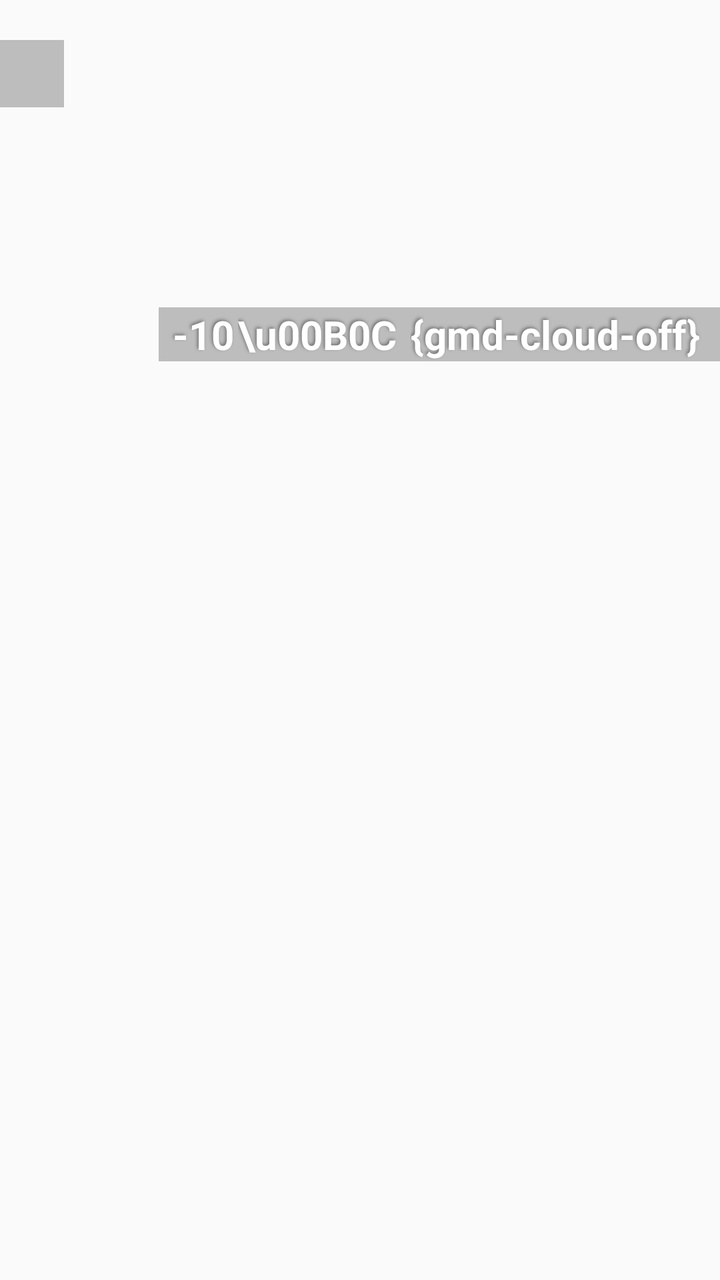
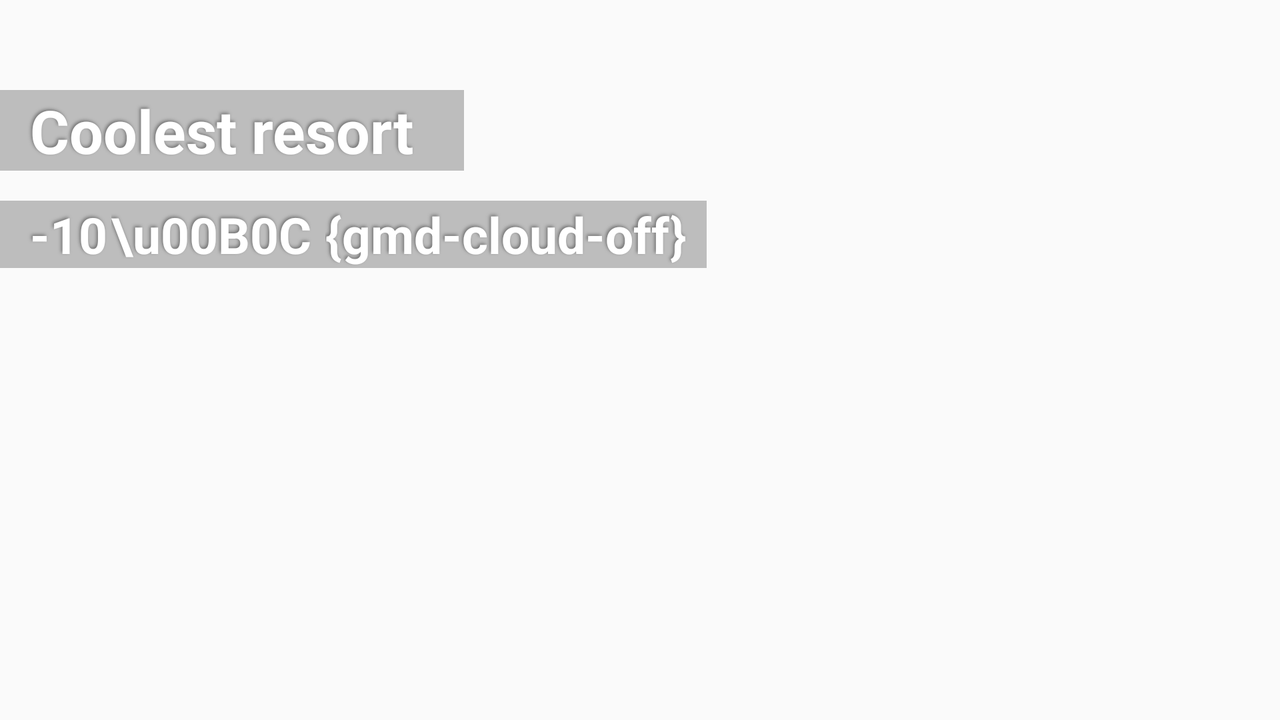

An Android layout and its configuration variant, each rendered on a device that would load it. The default file and the variant file are quoted in full after the pictures.
<!-- AndroidManifest.xml: application theme AppTheme -->
<!-- res/layout/each_list_item.xml -->
<?xml version="1.0" encoding="utf-8"?>
<RelativeLayout xmlns:android="http://schemas.android.com/apk/res/android"
    xmlns:app="http://schemas.android.com/apk/res-auto"
    android:orientation="horizontal"
    android:layout_width="match_parent"
    android:layout_height="match_parent">

    <ImageView
        android:id="@+id/resortThumbnail"
        android:layout_width="match_parent"
        android:layout_height="wrap_content"
        android:layout_alignParentLeft="true"
        android:adjustViewBounds="true"
        android:scaleType="fitCenter"
        />

        <TextView
            android:layout_marginTop="20dp"
            android:id="@+id/resortTitle"
            android:layout_width="wrap_content"
            android:layout_height="wrap_content"
            android:background="#3e000000"
            android:textSize="25dp"
            android:textStyle="bold"
            android:textColor="@android:color/white"
            android:shadowColor="@color/inactiveGray"
            android:shadowDx="-2"
            android:shadowDy="-2"
            android:shadowRadius="4"
            android:paddingLeft="7dp"
            android:paddingRight="25dp"
            />


    <LinearLayout
        android:layout_width="fill_parent"
        android:layout_height="wrap_content"
        android:orientation="horizontal"
        android:layout_below="@id/resortTitle"
        android:gravity="right"
        android:layout_marginTop="100dp"
        >

        <LinearLayout
            android:layout_width="wrap_content"
            android:layout_height="wrap_content"
            android:orientation="horizontal"
            android:layout_gravity="end"
            android:background="#3e000000">

            <TextView
                android:id="@+id/front_resort_temp"
                android:layout_width="wrap_content"
                android:layout_height="wrap_content"
                android:textSize="20dp"
                android:textStyle="bold"
                android:text="-10"
                android:textColor="@android:color/white"
                android:shadowColor="@color/inactiveGray"
                android:shadowDx="-2"
                android:shadowDy="-2"
                android:shadowRadius="4"
                android:paddingLeft="7dp"
                />

            <TextView
                android:layout_width="wrap_content"
                android:layout_height="wrap_content"
                android:text="\u00B0C"
                android:textSize="20dp"
                android:textStyle="bold"
                android:textColor="@android:color/white"
                android:shadowColor="@color/inactiveGray"
                android:shadowDx="-2"
                android:shadowDy="-2"
                android:shadowRadius="4"
                android:layout_marginLeft="2dp"
                />

            <TextView
                android:text="{gmd-cloud-off}"
                android:id="@+id/front_weather_icon"
                android:layout_width="wrap_content"
                android:layout_height="wrap_content"
                android:textSize="20dp"
                android:textStyle="bold"
                android:textColor="@android:color/white"
                android:shadowColor="@color/inactiveGray"
                android:shadowDx="-2"
                android:shadowDy="-2"
                android:shadowRadius="4"
                android:layout_marginLeft="7dp"
                android:paddingRight="10dp"/>

            

        </LinearLayout>
    </LinearLayout>



</RelativeLayout>
<!-- resources referenced by this layout -->
<resources>
  <color name="inactiveGray">#727272</color>
  <style name="AppTheme" parent="Theme.AppCompat.Light.DarkActionBar">
          
          <item name="colorPrimary">@color/colorPrimary</item>
          <item name="colorPrimaryDark">@color/colorPrimaryDark</item>
          <item name="colorAccent">@color/colorAccent</item>
      </style>
  <color name="colorPrimary">#3F51B5</color>
  <color name="colorPrimaryDark">#303F9F</color>
  <color name="colorAccent">#FF4081</color>
</resources>
<!-- res/layout-land/each_list_item.xml (the author's variant of the layout above) -->
<!-- drawn on the phone turned sideways -->
<?xml version="1.0" encoding="utf-8"?>
<RelativeLayout xmlns:android="http://schemas.android.com/apk/res/android"
    xmlns:app="http://schemas.android.com/apk/res-auto"
    android:orientation="horizontal"
    android:layout_width="match_parent"
    android:layout_height="match_parent">

    <ImageView
        android:id="@+id/resortThumbnail"
        android:layout_width="match_parent"
        android:layout_height="wrap_content"
        android:layout_alignParentLeft="true"
        android:adjustViewBounds="true"
        android:scaleType="fitCenter"
        />

        <TextView
            android:layout_marginTop="45dp"
            android:id="@+id/resortTitle"
            android:layout_width="wrap_content"
            android:layout_height="wrap_content"
            android:background="#3e000000"
            android:text="@string/RESORT_HEADER_PREVIEW"
            android:textSize="30dp"
            android:textStyle="bold"
            android:textColor="@android:color/white"
            android:shadowColor="@color/inactiveGray"
            android:shadowDx="-2"
            android:shadowDy="-2"
            android:shadowRadius="4"
            android:paddingLeft="15dp"
            android:paddingRight="25dp"
            />


    <LinearLayout
        android:layout_width="fill_parent"
        android:layout_height="wrap_content"
        android:orientation="horizontal"
        android:gravity="left"
        android:layout_below="@+id/resortTitle"
        android:layout_marginTop="15dp"
        >

        <LinearLayout
            android:layout_width="wrap_content"
            android:layout_height="wrap_content"
            android:orientation="horizontal"
            android:layout_gravity="left"
            android:background="#3e000000">

            <TextView
                android:id="@+id/front_resort_temp"
                android:layout_width="wrap_content"
                android:layout_height="wrap_content"
                android:textSize="25dp"
                android:textStyle="bold"
                android:text="-10"
                android:textColor="@android:color/white"
                android:shadowColor="@color/inactiveGray"
                android:shadowDx="-2"
                android:shadowDy="-2"
                android:shadowRadius="4"
                android:paddingLeft="15dp"
                />

            <TextView
                android:layout_width="wrap_content"
                android:layout_height="wrap_content"
                android:text="\u00B0C"
                android:textSize="25dp"
                android:textStyle="bold"
                android:textColor="@android:color/white"
                android:shadowColor="@color/inactiveGray"
                android:shadowDx="-2"
                android:shadowDy="-2"
                android:shadowRadius="4"
                android:layout_marginLeft="2dp"
                />

            <TextView
                android:text="{gmd-cloud-off}"
                android:id="@+id/front_weather_icon"
                android:layout_width="wrap_content"
                android:layout_height="wrap_content"
                android:textSize="25dp"
                android:textStyle="bold"
                android:textColor="@android:color/white"
                android:shadowColor="@color/inactiveGray"
                android:shadowDx="-2"
                android:shadowDy="-2"
                android:shadowRadius="4"
                android:layout_marginLeft="7dp"
                android:paddingRight="10dp"/>

            

        </LinearLayout>
    </LinearLayout>



</RelativeLayout>
<!-- resources referenced by the variant -->
<!-- as the phone turned sideways resolves them -->
<resources>
  <color name="inactiveGray">#727272</color>
  <string name="RESORT_HEADER_PREVIEW" translatable="false">Coolest resort</string>
  <style name="AppTheme" parent="Theme.AppCompat.Light.DarkActionBar">
          
          <item name="colorPrimary">@color/colorPrimary</item>
          <item name="colorPrimaryDark">@color/colorPrimaryDark</item>
          <item name="colorAccent">@color/colorAccent</item>
      </style>
  <color name="colorPrimary">#3F51B5</color>
  <color name="colorPrimaryDark">#303F9F</color>
  <color name="colorAccent">#FF4081</color>
</resources>
